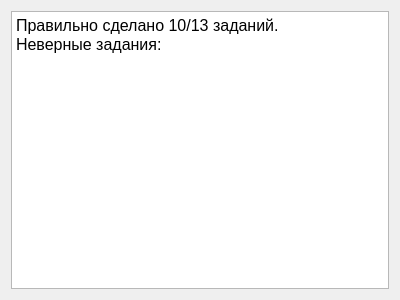
<?xml version="1.0" encoding="UTF-8"?>
<ui version="4.0">
 <class>Form</class>
 <widget class="QWidget" name="Form">
  <property name="geometry">
   <rect>
    <x>0</x>
    <y>0</y>
    <width>400</width>
    <height>300</height>
   </rect>
  </property>
  <property name="windowTitle">
   <string>Итоги</string>
  </property>
  <layout class="QHBoxLayout" name="horizontalLayout">
   <item>
    <widget class="QTextBrowser" name="resultText">
     <property name="html">
      <string>&lt;!DOCTYPE HTML PUBLIC &quot;-//W3C//DTD HTML 4.0//EN&quot; &quot;http://www.w3.org/TR/REC-html40/strict.dtd&quot;&gt;
&lt;html&gt;&lt;head&gt;&lt;meta name=&quot;qrichtext&quot; content=&quot;1&quot; /&gt;&lt;style type=&quot;text/css&quot;&gt;
p, li { white-space: pre-wrap; }
&lt;/style&gt;&lt;/head&gt;&lt;body style=&quot; font-family:'Droid Sans'; font-size:10pt; font-weight:400; font-style:normal;&quot;&gt;
&lt;p style=&quot; margin-top:0px; margin-bottom:0px; margin-left:0px; margin-right:0px; -qt-block-indent:0; text-indent:0px;&quot;&gt;&lt;span style=&quot; font-size:12pt;&quot;&gt;Правильно сделано 10/13 заданий.&lt;/span&gt;&lt;/p&gt;
&lt;p style=&quot; margin-top:0px; margin-bottom:0px; margin-left:0px; margin-right:0px; -qt-block-indent:0; text-indent:0px;&quot;&gt;&lt;span style=&quot; font-size:12pt;&quot;&gt;Неверные задания:&lt;/span&gt;&lt;/p&gt;&lt;/body&gt;&lt;/html&gt;</string>
     </property>
    </widget>
   </item>
  </layout>
 </widget>
 <resources/>
 <connections/>
</ui>
